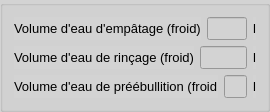
      <widget class="QGroupBox" name="general2GroupBox">
       <property name="maximumSize">
        <size>
         <width>250</width>
         <height>16777215</height>
        </size>
       </property>
       <property name="styleSheet">
        <string notr="true">background-color:lightgray</string>
       </property>
       <property name="title">
        <string/>
       </property>
       <layout class="QVBoxLayout" name="verticalLayout_3">
        <item>
         <layout class="QHBoxLayout" name="horizontalLayout_10">
          <item>
           <widget class="QLabel" name="coldMashWaterLabel">
            <property name="font">
             <font>
              <pointsize>10</pointsize>
             </font>
            </property>
            <property name="text">
             <string>Volume d'eau d'empâtage (froid)</string>
            </property>
           </widget>
          </item>
          <item>
           <widget class="QLineEdit" name="coldMashWaterVolumeEdit">
            <property name="enabled">
             <bool>false</bool>
            </property>
            <property name="maximumSize">
             <size>
              <width>64</width>
              <height>16777215</height>
             </size>
            </property>
            <property name="font">
             <font>
              <pointsize>10</pointsize>
             </font>
            </property>
            <property name="styleSheet">
             <string notr="true">color:black</string>
            </property>
           </widget>
          </item>
          <item>
           <widget class="QLabel" name="label_9">
            <property name="maximumSize">
             <size>
              <width>32</width>
              <height>16777215</height>
             </size>
            </property>
            <property name="font">
             <font>
              <pointsize>10</pointsize>
             </font>
            </property>
            <property name="text">
             <string>l</string>
            </property>
           </widget>
          </item>
         </layout>
        </item>
        <item>
         <layout class="QHBoxLayout" name="horizontalLayout_12">
          <item>
           <widget class="QLabel" name="coldSpargeWaterVolumeLabel">
            <property name="font">
             <font>
              <pointsize>10</pointsize>
             </font>
            </property>
            <property name="text">
             <string>Volume d'eau de rinçage (froid)</string>
            </property>
           </widget>
          </item>
          <item>
           <widget class="QLineEdit" name="coldSpargeWaterVolumeEdit">
            <property name="enabled">
             <bool>false</bool>
            </property>
            <property name="maximumSize">
             <size>
              <width>64</width>
              <height>16777215</height>
             </size>
            </property>
            <property name="font">
             <font>
              <pointsize>10</pointsize>
             </font>
            </property>
            <property name="styleSheet">
             <string notr="true">color:black</string>
            </property>
           </widget>
          </item>
          <item>
           <widget class="QLabel" name="label_11">
            <property name="maximumSize">
             <size>
              <width>32</width>
              <height>16777215</height>
             </size>
            </property>
            <property name="font">
             <font>
              <pointsize>10</pointsize>
             </font>
            </property>
            <property name="text">
             <string>l</string>
            </property>
           </widget>
          </item>
         </layout>
        </item>
        <item>
         <layout class="QHBoxLayout" name="horizontalLayout_13">
          <item>
           <widget class="QLabel" name="coldPreboilWaterVolumeLabel">
            <property name="font">
             <font>
              <pointsize>10</pointsize>
             </font>
            </property>
            <property name="text">
             <string>Volume d'eau de préébullition (froid</string>
            </property>
           </widget>
          </item>
          <item>
           <widget class="QLineEdit" name="coldPreboilWaterVolumeEdit">
            <property name="enabled">
             <bool>false</bool>
            </property>
            <property name="maximumSize">
             <size>
              <width>64</width>
              <height>16777215</height>
             </size>
            </property>
            <property name="font">
             <font>
              <pointsize>10</pointsize>
             </font>
            </property>
            <property name="styleSheet">
             <string notr="true">color:black</string>
            </property>
           </widget>
          </item>
          <item>
           <widget class="QLabel" name="coldPreboilWaterVolumeUnitLabel">
            <property name="maximumSize">
             <size>
              <width>32</width>
              <height>16777215</height>
             </size>
            </property>
            <property name="font">
             <font>
              <pointsize>10</pointsize>
             </font>
            </property>
            <property name="text">
             <string>l</string>
            </property>
           </widget>
          </item>
         </layout>
        </item>
       </layout>
      </widget>
